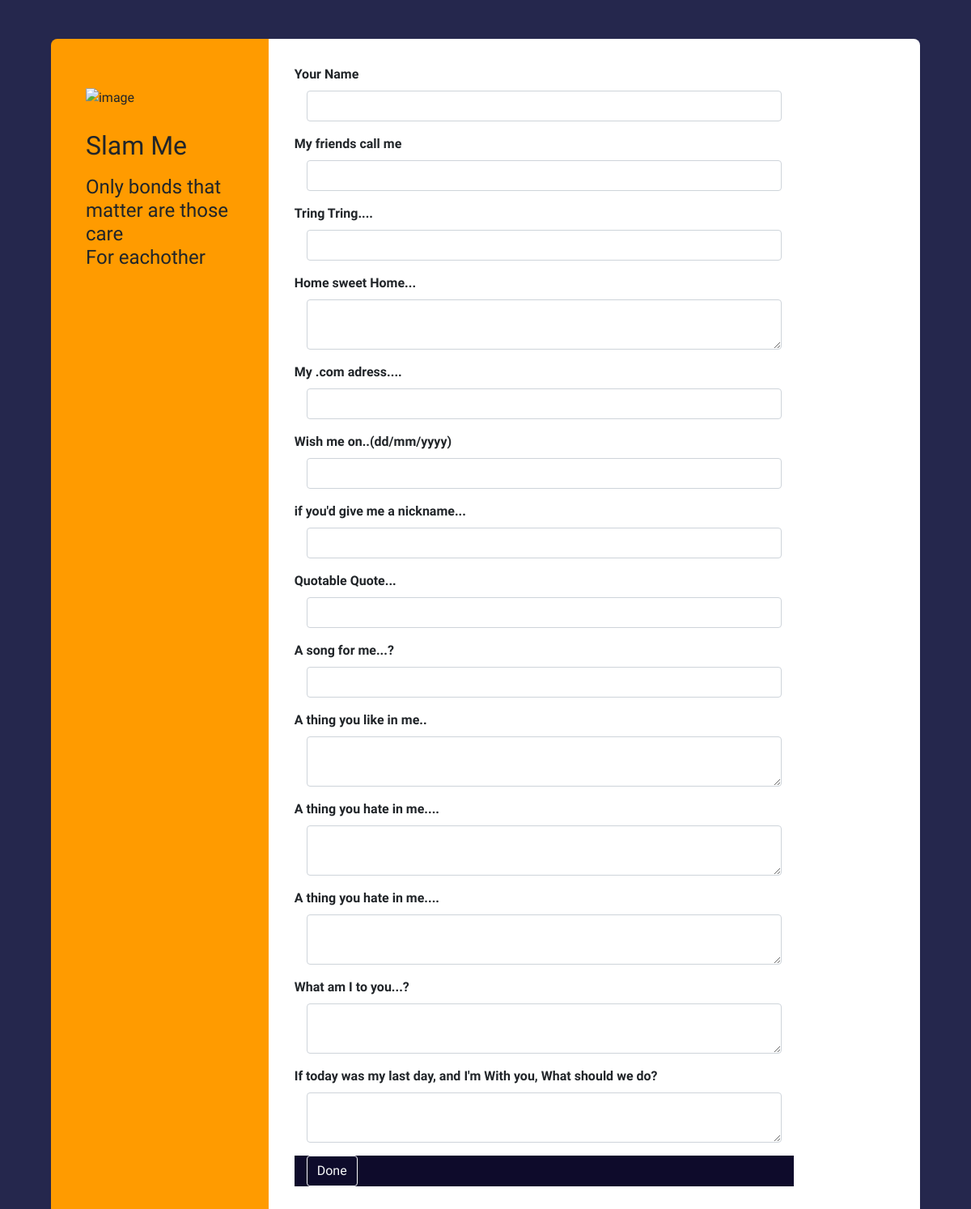
Page /page/aadharsh_aadhithya on the earlier database version.
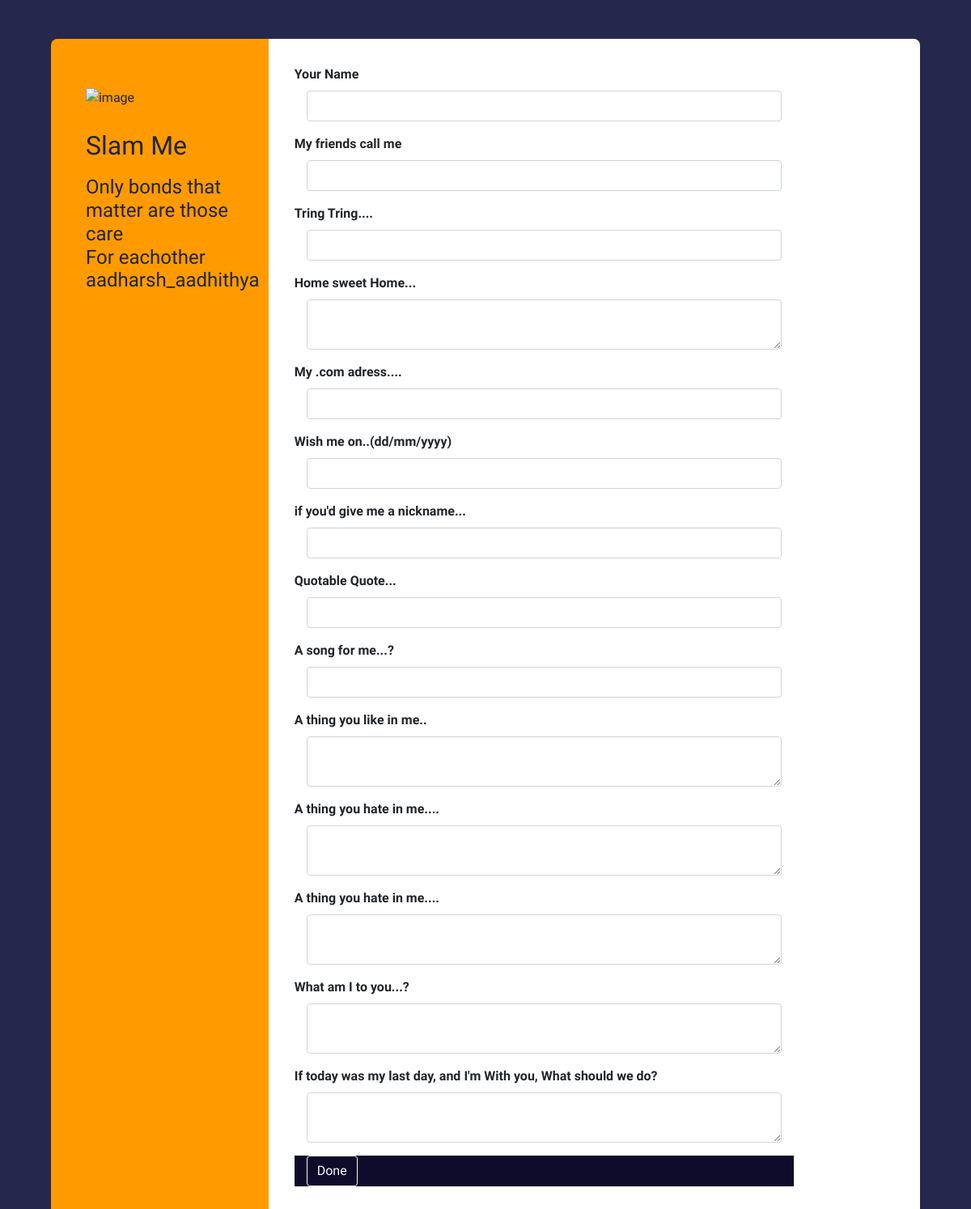
Same page on the later database version.
### Jurzo/models.py (models this page shows, shortened)
class User(db.Model, UserMixin):
    email = db.Column(db.String(50), nullable=False)
    username = db.Column(db.String(), nullable=False, unique=True)
    id = db.Column(db.Integer, primary_key=True)
    password = db.Column(db.String(60), nullable=False)
    page = db.relationship('Page', backref='owner', lazy=True)

### Jurzo/pages/routes.py (the view, shortened to what this page needs)
@pages.route('/page/<username>', methods=['GET', 'POST'])
def page(username):
    owner = User.query.filter_by(username=username).first()
    forms = PageForm()
    return render_template('slamform_layout.html', forms=forms, owner=owner)

### Jurzo/pages/fourms.py
class PageForm(FlaskForm):
    name = StringField("Your Name", validators=[DataRequired()])
    pet_name = StringField('My friends call me', validators=[DataRequired()])
    phone_num = StringField('Tring Tring....', validators=[DataRequired()])
    address = TextAreaField('Home sweet Home...', validators=[DataRequired()])
    mail = StringField('My .com adress....', validators=[DataRequired()])
    birthday = StringField('Wish me on..(dd/mm/yyyy) ',
                           validators=[DataRequired()])
    nick_name = StringField("if you'd give me a nickname...")
    Quote = StringField("Quotable Quote...", validators=[DataRequired()])
    Songs = StringField('A song for me...?')
    likes = TextAreaField("A thing you like in me..")
    hates = TextAreaField("A thing you hate in me....")
    what_us = TextAreaField("What am I to you...?",
                            validators=[DataRequired()])
    lastd = TextAreaField(
        "If today was my last day, and I'm With you, What should we do?")
    submit = SubmitField("Done")

### Jurzo/templates/slamform_layout.html (shortened to what the changed rows need)
<!DOCTYPE html>
<html lang="en">
<head>
    <link rel="stylesheet" href="https://stackpath.bootstrapcdn.com/bootstrap/4.1.0/css/bootstrap.min.css">
    <link rel="stylesheet" href="{{url_for('static', filename='style.css')}}">
  <link rel="stylesheet" href="https://use.fontawesome.com/releases/v5.0.8/css/solid.css">
  <link href="//maxcdn.bootstrapcdn.com/bootstrap/4.1.1/css/bootstrap.min.css" rel="stylesheet" id="bootstrap-css">
<link rel="stylesheet" type="text/css" href="{{url_for('static', filename = 'slamf.css')}}">
</head>
<body>
    <div class="container contact">
    <div class="row">
        <div class="col-md-3">
            <div class="contact-info">
                <img src="https://image.ibb.co/kUASdV/contact-image.png" alt="image"/>
                <h2>Slam Me</h2>
                <h4>Only bonds that matter are those care <br> For eachother <br> {{owner.username}}</h4>
            </div>
        </div>
    </div>
</body>
</html>

Differences in the rows shown:
added User: username "aadharsh_aadhithya"
